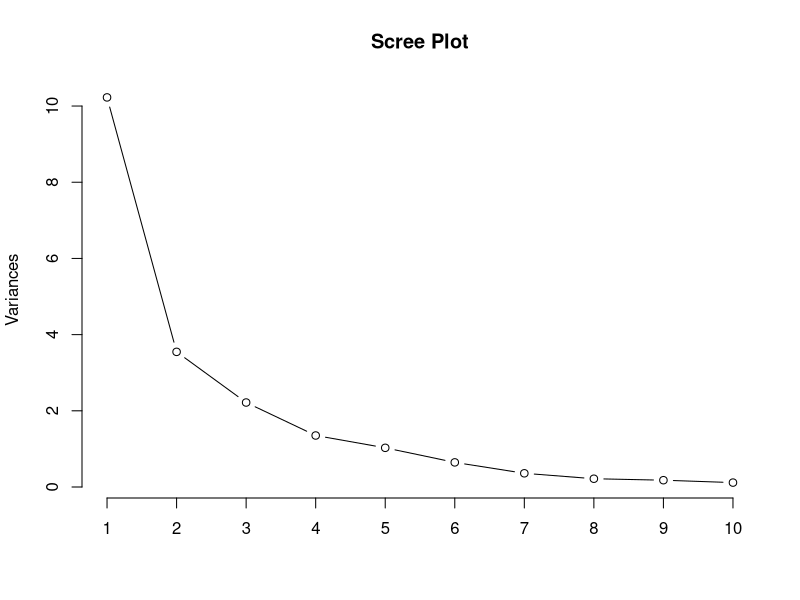
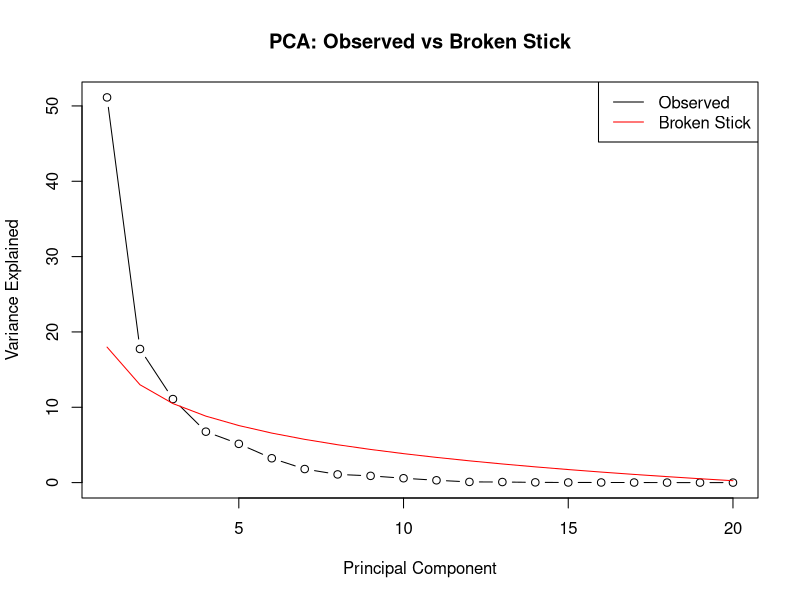
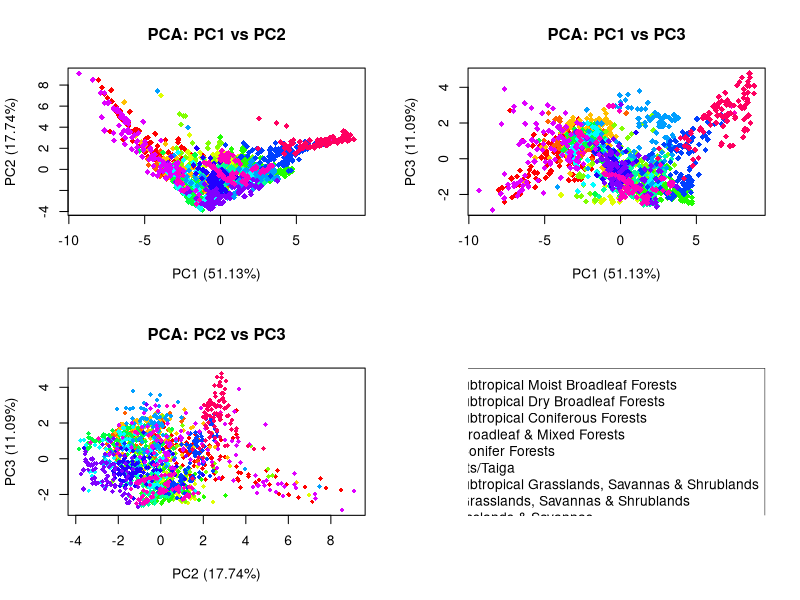
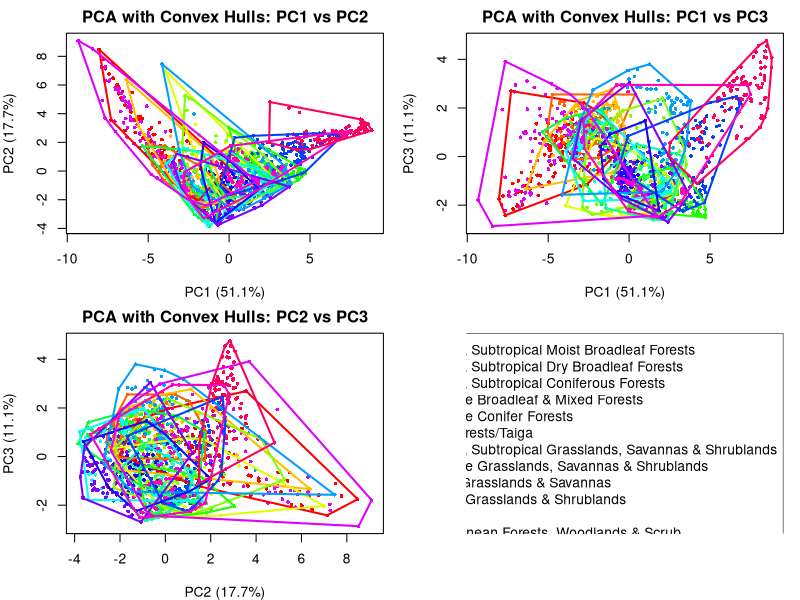
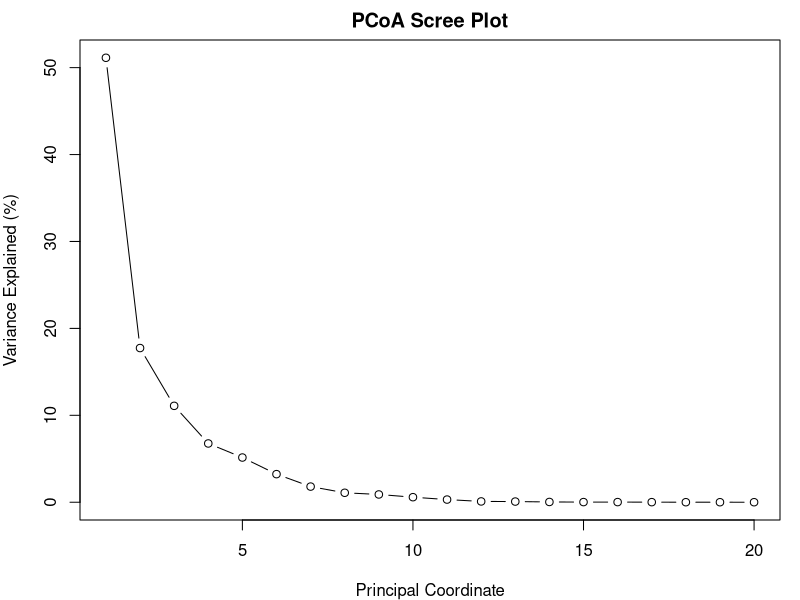
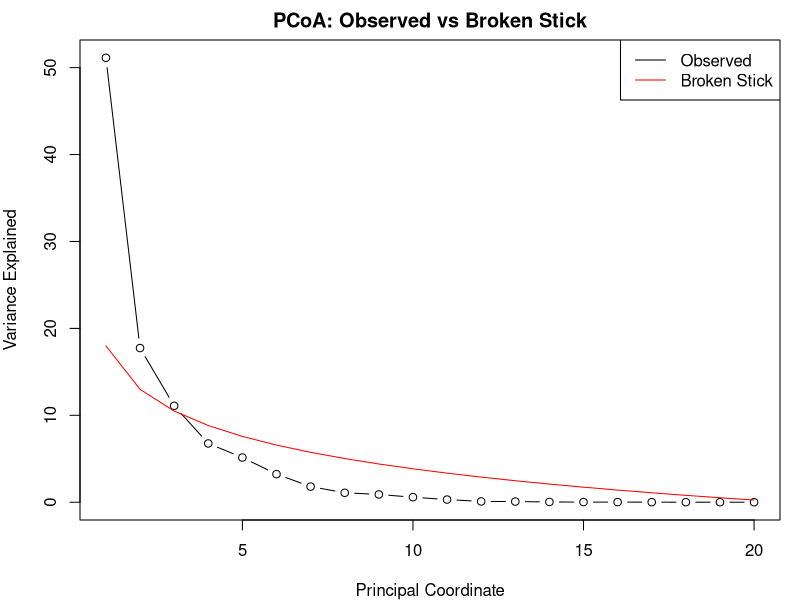
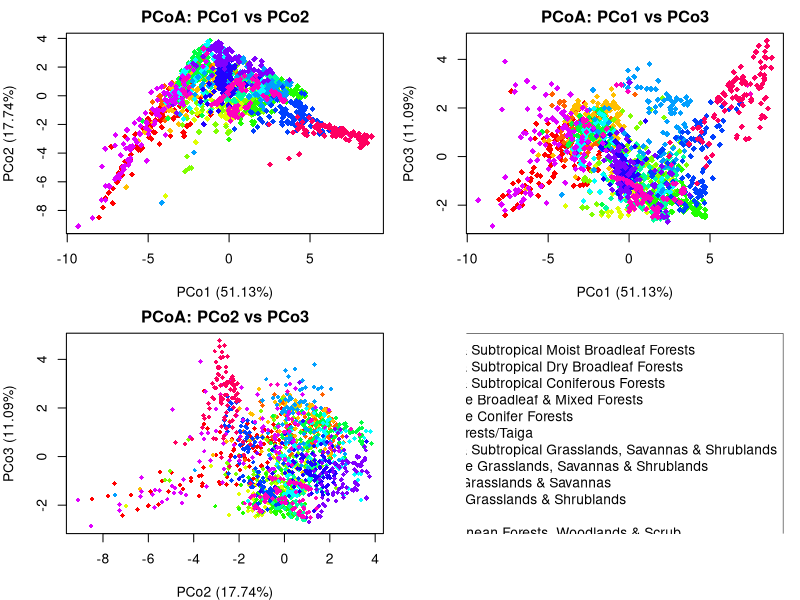
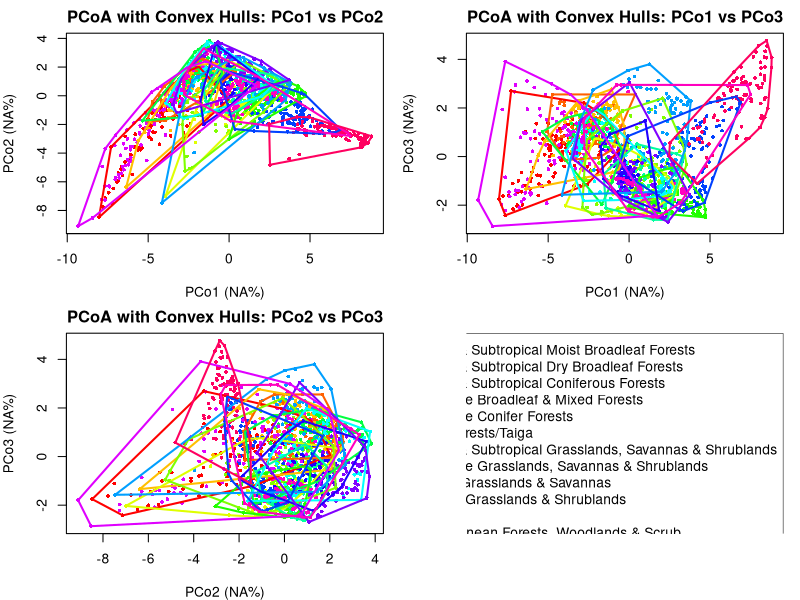

These charts were generated, in order, by the following R code: (Note: a time limit stopped this script after it produced the figures.)
## ---- chunk 1
knitr::opts_chunk$set(echo = TRUE, error = TRUE)
library(vegan)
library(tidyverse)

## ---- chunk 2
# Load the data
biome_data <- read.csv("DATA/BiomeData.csv", row.names = 1)
clim_data <- read.csv("DATA/ClimateData.csv", row.names = 1)

# Merge datasets by ID
data_merged <- merge(biome_data, clim_data, by = "ID")

# Extract environmental variables (bio.1 to Elev)
env_vars <- names(clim_data)[-1]
env_data <- data_merged %>% dplyr::select(all_of(env_vars))

# Check for and remove missing values
env_data <- env_data %>% drop_na()
## ---- chunk 3
# Perform PCA with scaling
env_pca <- prcomp(env_data, scale = TRUE)

# Calculate variance explained
var_exp <- summary(env_pca)$importance[2,]*100
var_cum <- summary(env_pca)$importance[3,]*100

# Create variance table
var_table <- data.frame("Variance_explained" = var_exp, "Cumulative_variance" =var_cum) %>% head(n = 10)
print(var_table)
## ---- chunk 4
# Scree plot
plot(env_pca, type = "lines", main = "Scree Plot")

# Broken stick model function
broken_stick <- function(n) {
  res <- numeric(n)
  for (i in 1:n) {
    res[i] <- (1/n) * sum(1/(i:n))
  }
  return(res*100)
}
expected_var <- broken_stick(20)

# Compare observed vs expected
plot(1:20, var_exp, type = "b",
     xlab = "Principal Component", 
     ylab = "Variance Explained",
     main = "PCA: Observed vs Broken Stick") 
lines(1:20, expected_var, col = "red")
legend("topright", legend = c("Observed", "Broken Stick"),
       col = c("black", "red"), lty = 1)

# Count axes to retain
cat("Number of Principal components to keep (Broken stick method): ", sum(var_exp > expected_var))

## ---- chunk 5
# Extract loadings
pca_loadings <- env_pca$rotation[,1:3]
print(round(pca_loadings, 3))

# Identify top variables for each PC
for (i in 1:3){
  cat("\nPC:",i,"\n")
  top_5 <- pca_loadings[order(abs(pca_loadings[,i]), decreasing = TRUE),i][1:5]
  top_5 <- round(top_5,3)
  print(top_5)
}

## ---- chunk 6
# Extract PC scores
pca_scores <- scores(env_pca, choices = 1:3)

# Create color palette
biomes <- unique(data_merged$BIOME.Name)
colors <- setNames(rainbow(length(biomes)), biomes)

# Plot PC1 vs PC2, PC1 vs PC3, PC2 vs PC3
par(mfrow = c(2, 2))

plot(pca_scores[, 1], pca_scores[, 2],
     col = colors[data_merged$BIOME.Name],
     pch = 18,
     xlab = paste0("PC1 (", round(var_exp[1], 2), "%)"),
     ylab = paste0("PC2 (", round(var_exp[2], 2), "%)"),
     main = "PCA: PC1 vs PC2")

plot(pca_scores[, 1], pca_scores[, 3],
     col = colors[data_merged$BIOME.Name],
     pch = 18,
     xlab = paste0("PC1 (", round(var_exp[1], 2), "%)"),
     ylab = paste0("PC3 (", round(var_exp[3], 2), "%)"),
     main = "PCA: PC1 vs PC3")

plot(pca_scores[, 2], pca_scores[, 3],
     col = colors[data_merged$BIOME.Name],
     pch = 18, cex = 0.8,
     xlab = paste0("PC2 (", round(var_exp[2], 2), "%)"),
     ylab = paste0("PC3 (", round(var_exp[3], 2), "%)"),
     main = "PCA: PC2 vs PC3")
plot.new()
legend("topright", legend = biomes, col = colors, pch = 18)

## ---- chunk 7
# Function to add convex hulls
add_hulls <- function(x, y, groups, colors) {
  unique_groups <- unique(groups)
  for (group in unique_groups) {
    idx <- which(groups == group)
    hull <- chull(x[idx], y[idx])
    polygon(x[idx][hull], y[idx][hull],
            border = colors[group], lwd = 2, col = NA)
  }
}

# Plot with hulls
par(mfrow = c(2, 2), mar = c(4, 4, 2, 1))

# Helper function to plot PCA with hulls
plot_pca <- function(x, y, pc_x, pc_y, label_x, label_y, title) {
  plot(pc_x, pc_y,
       col = colors[x],
       pch = 16, cex = 0.6,
       xlab = paste0(label_x, " (", round(var_exp[as.numeric(sub("PC", "", label_x))], 1), "%)"),
       ylab = paste0(label_y, " (", round(var_exp[as.numeric(sub("PC", "", label_y))], 1), "%)"),
       main = title)
  add_hulls(pc_x, pc_y, x[as.numeric(row.names(env_data))], colors)
}

# PC1 vs PC2
plot_pca(data_merged$BIOME.Name, data_merged$BIOME.Name,
         pca_scores[, 1], pca_scores[, 2],
         "PC1", "PC2", "PCA with Convex Hulls: PC1 vs PC2")

# PC1 vs PC3
plot_pca(data_merged$BIOME.Name, data_merged$BIOME.Name,
         pca_scores[, 1], pca_scores[, 3],
         "PC1", "PC3", "PCA with Convex Hulls: PC1 vs PC3")

# PC2 vs PC3
plot_pca(data_merged$BIOME.Name, data_merged$BIOME.Name,
         pca_scores[, 2], pca_scores[, 3],
         "PC2", "PC3", "PCA with Convex Hulls: PC2 vs PC3")

# Legend
plot.new()
legend("topright", legend = biomes, col = colors, pch = 16)


## ---- chunk 8
# Scale environmental variables
env_data_scaled <- scale(env_data)

# Verify scaling (check means and SDs)
cat("First 10 scaled means: ", round(colMeans(env_data_scaled)[1:10]))

cat("First 10 scaled standard deviations: ", round(apply(env_data_scaled, 2, sd)[1:10]))

## ---- chunk 9
# Calculate distance matrix
dist_matrix <- dist(env_data_scaled, method = "euclidean")

# Display summary statistics
cat("Summary of distance matrix:\n")
print(summary(dist_matrix))

cat("\nDimension of distance matrix:\n")
print(dim(as.matrix(dist_matrix)))

## ---- chunk 10
# Perform PCoA
pcoa <- cmdscale(dist_matrix, k = 20, eig = TRUE)

# Calculate variance explained by positive eigenvalues
pos_eigen_vals <- pcoa$eig[pcoa$eig >= 0][1:20]
var_exp_pcoa <- (pos_eigen_vals/sum(pos_eigen_vals))*100
cum_exp_pcoa <- cumsum(var_exp_pcoa)

# Create variance table
var_table_pcoa <- data.frame("Variance_explained" = var_exp_pcoa, 
                             "Cumulative_explained" = cum_exp_pcoa)

## ---- chunk 11
par(mfrow=c(1,1))
# Scree plot
plot(1:20, var_exp_pcoa[1:20], 
     type = "b",
     main = "PCoA Scree Plot",
     xlab = "Principal Coordinate", 
     ylab = "Variance Explained (%)")

# Broken stick
expected_var_pcoa <- broken_stick(20)

# Compare observed vs expected
plot(1:20, var_exp_pcoa, type = "b",
     xlab = "Principal Coordinate", 
     ylab = "Variance Explained",
     main = "PCoA: Observed vs Broken Stick") 
lines(1:20, expected_var_pcoa, col = "red")
legend("topright", legend = c("Observed", "Broken Stick"),
       col = c("black", "red"), lty = 1)

# Count axes to retain
cat("Number of Principal coordinates to keep (Broken stick method): ", sum(var_exp_pcoa > expected_var_pcoa))



## ---- chunk 12
# Extract PC scores
pcoa_scores <- scores(pcoa, choices = 1:3)

# Plot PCo1 vs PCo2, PCo1 vs PCo3, PCo2 vs PCo3
par(mfrow = c(2, 2))

plot(pcoa_scores[, 1], pcoa_scores[, 2],
     col = colors[data_merged$BIOME.Name],
     pch = 18,
     xlab = paste0("PCo1 (", round(var_exp_pcoa[1], 2), "%)"),
     ylab = paste0("PCo2 (", round(var_exp_pcoa[2], 2), "%)"),
     main = "PCoA: PCo1 vs PCo2")

plot(pcoa_scores[, 1], pcoa_scores[, 3],
     col = colors[data_merged$BIOME.Name],
     pch = 18,
     xlab = paste0("PCo1 (", round(var_exp_pcoa[1], 2), "%)"),
     ylab = paste0("PCo3 (", round(var_exp_pcoa[3], 2), "%)"),
     main = "PCoA: PCo1 vs PCo3")

plot(pcoa_scores[, 2], pcoa_scores[, 3],
     col = colors[data_merged$BIOME.Name],
     pch = 18, cex = 0.8,
     xlab = paste0("PCo2 (", round(var_exp_pcoa[2], 2), "%)"),
     ylab = paste0("PCo3 (", round(var_exp_pcoa[3], 2), "%)"),
     main = "PCoA: PCo2 vs PCo3")
plot.new()
legend("topright", legend = biomes, col = colors, pch = 18)

## ---- chunk 13
# Helper function to plot PCA with hulls
plot_pcoa <- function(x, y, pc_x, pc_y, label_x, label_y, title) {
  plot(pc_x, pc_y,
       col = colors[x],
       pch = 16, cex = 0.6,
       xlab = paste0(label_x, " (", round(var_exp_pcoa[as.numeric(sub("PCo", "", label_x))], 1), "%)"),
       ylab = paste0(label_y, " (", round(var_exp_pcoa[as.numeric(sub("PCo", "", label_y))], 1), "%)"),
       main = title)
  add_hulls(pc_x, pc_y, x[as.numeric(row.names(env_data))], colors)
}

# Plot with convex hulls
par(mfrow = c(2, 2), mar = c(4, 4, 2, 1))

# PC1 vs PC2
plot_pca(data_merged$BIOME.Name, data_merged$BIOME.Name,
         pcoa_scores[, 1], pcoa_scores[, 2],
         "PCo1", "PCo2", "PCoA with Convex Hulls: PCo1 vs PCo2")

# PC1 vs PC3
plot_pca(data_merged$BIOME.Name, data_merged$BIOME.Name,
         pcoa_scores[, 1], pcoa_scores[, 3],
         "PCo1", "PCo3", "PCoA with Convex Hulls: PCo1 vs PCo3")

# PC2 vs PC3
plot_pca(data_merged$BIOME.Name, data_merged$BIOME.Name,
         pcoa_scores[, 2], pcoa_scores[, 3],
         "PCo2", "PCo3", "PCoA with Convex Hulls: PCo2 vs PCo3")

# Legend
plot.new()
legend("topright", legend = biomes, col = colors, pch = 16)

## ---- chunk 14
# Load vegan package
library(vegan)

# Run NMDS for different dimensions
stress_scores <- data.frame("Dimensions" = numeric(),"Stress" = numeric())
for(i in 2:5){
  nmds <- metaMDS(dist_matrix, k = i, trace = FALSE,
                                autotransform = FALSE,
                                trymax = 20)
  stress_scores[i-1,1] <- i
  stress_scores[i-1,2] <- nmds$stress
}

## ---- chunk 15
# Plot stress vs dimensions
plot(stress_scores, type = "b", ylim = c(0, max(stress_scores$Stress)*1.5))

# Add reference lines
abline(h = 0.20, lty = 2)
abline(h = 0.10, lty = 2)
abline(h = 0.05, lty = 2)

# Add labels
text(max(stress_scores$Dimensions), 0.20, pos = 2, "Acceptable (0.20)")
text(max(stress_scores$Dimensions), 0.10, pos = 2, "Good (0.10)")
text(max(stress_scores$Dimensions), 0.05, pos = 2, "Excellent (0.05)")

best_nmds <- metaMDS(dist_matrix, k = 3, trace = FALSE,
                                autotransform = FALSE,
                                trymax = 20)

## ---- chunk 16
# Extract NMDS scores
nmds_scores <- scores(best_nmds, choices = 1:3)

# Plot NMDS1 vs NMDS2, NMDS1 vs NMDS3, NMDS2 vs NMDS3
par(mfrow = c(2, 2))

plot(nmds_scores[, 1], nmds_scores[, 2],
     col = colors[data_merged$BIOME.Name],
     pch = 18,
     xlab = paste0("NMDS1"),
     ylab = paste0("NMDS2"),
     main = "NMDS: NMDS1 vs NMDS2")

plot(nmds_scores[, 1], nmds_scores[, 3],
     col = colors[data_merged$BIOME.Name],
     pch = 18,
     xlab = paste0("NMDS1"),
     ylab = paste0("NMDS3"),
     main = "NMDS: NMDS1 vs NMDS3")

plot(nmds_scores[, 2], nmds_scores[, 3],
     col = colors[data_merged$BIOME.Name],
     pch = 18, cex = 0.8,
     xlab = paste0("NMDS2"),
     ylab = paste0("NMDS3"),
     main = "NMDS: NMDS2 vs NMDS3")
plot.new()
legend("topright", legend = biomes, col = colors, pch = 18)

## ---- chunk 17
# Plot with convex hulls
# Helper function to plot PCA with hulls
plot_nmds <- function(x, y, pc_x, pc_y, label_x, label_y, title) {
  plot(pc_x, pc_y,
       col = colors[x],
       pch = 16, cex = 0.6,
       xlab = label_x,
       ylab = label_y,
       main = title)
  add_hulls(pc_x, pc_y, x[as.numeric(row.names(env_data))], colors)
}

# Plot with convex hulls
par(mfrow = c(2, 2), mar = c(4, 4, 2, 1))

# PC1 vs PC2
plot_nmds(data_merged$BIOME.Name, data_merged$BIOME.Name,
         nmds_scores[, 1], nmds_scores[, 2],
         "NMDS1", "NMDS2", "NMDS with Convex Hulls: NMDS1 vs NMDS2")

# PC1 vs PC3
plot_nmds(data_merged$BIOME.Name, data_merged$BIOME.Name,
         nmds_scores[, 1], nmds_scores[, 3],
         "NMDS1", "NMDS3", "NMDS with Convex Hulls: NMDS1 vs NMDS3")

# PC2 vs PC3
plot_nmds(data_merged$BIOME.Name, data_merged$BIOME.Name,
         nmds_scores[, 2], nmds_scores[, 3],
         "NMDS2", "NMDS3", "NMDS with Convex Hulls: NMDS2 vs NMDS3")

# Legend
plot.new()
legend("topright", legend = biomes, col = colors, pch = 16)

## ---- chunk 18
# K-means on PCA space 
set.seed(123)
kmeans_pca <- kmeans(pca_scores[,1:3], centers = length(biomes), nstart = 20)

# K-means on PCoA space
set.seed(123)
kmeans_pcoa <- kmeans(pcoa_scores[,1:3], centers = length(biomes), nstart = 20)

# K-means on NMDS space (using 5 dimensions)
set.seed(123)
kmeans_nmds <- kmeans(nmds_scores, centers = length(biomes), nstart = 20)

# Summary of results
cat("Summary for kmeans_pca\n")
summary(kmeans_pca)
cat("\nSummary for kmeans_pcoa\n")
summary(kmeans_pcoa)
cat("\nSummary for kmeans_nmdsn\n")
summary(kmeans_nmds)



## ---- chunk 19
par(mfrow = c(3, 2), mar = c(4, 4, 3, 1))

# PCA - original biomes
plot(pca_scores[, 1], pca_scores[, 2],
     col = colors[data_merged$BIOME.Name],
     pch = 16, cex = 0.8,
     xlab = "PC1", ylab = "PC2",
     main = "PCA: Original Biomes")

# PCA - K-means clusters
plot(pca_scores[, 1], pca_scores[, 2],
     col = kmeans_pca$cluster,
     pch = 16, cex = 0.8,
     xlab = "PC1", ylab = "PC2",
     main = "PCA: K-means Clusters")
points(kmeans_pca$centers[, 1], kmeans_pca$centers[, 2],
       pch = 8, cex = 2, lwd = 2, col = "black")

# PCoA - original biomes
plot(pcoa_scores[, 1], pcoa_scores[, 2],
     col = colors[data_merged$BIOME.Name],
     pch = 16, cex = 0.8,
     xlab = "PCo1", ylab = "PCo2",
     main = "PCoA: Original Biomes")

# PCoA - K-means clusters
plot(pcoa_scores[, 1], pcoa_scores[, 2],
     col = kmeans_pcoa$cluster,
     pch = 16, cex = 0.8,
     xlab = "PCo1", ylab = "PCo2",
     main = "PCoA: K-means Clusters")
points(kmeans_pcoa$centers[, 1], kmeans_pcoa$centers[, 2],
       pch = 8, cex = 2, lwd = 2, col = "black")

# NMDS - original biomes
plot(nmds_scores[, 1], nmds_scores[, 2],
     col = colors[data_merged$BIOME.Name],
     pch = 16, cex = 0.8,
     xlab = "NMDS1", ylab = "NMDS2",
     main = "NMDS: Original Biomes")

# NMDS - K-means clusters
plot(nmds_scores[, 1], nmds_scores[, 2],
     col = kmeans_nmds$cluster,
     pch = 16, cex = 0.8,
     xlab = "NMDS1", ylab = "NMDS2",
     main = "NMDS: K-means Clusters")
points(kmeans_nmds$centers[, 1], kmeans_nmds$centers[, 2],
       pch = 8, cex = 2, lwd = 2, col = "black")


## ---- chunk 20
# Test k = 2:15
k_values <- 2:15

# Initialize results
results <- lapply(k_values, function(k) {
  km <- kmeans(pcoa_scores[, 1:3], centers = k, nstart = 20)
  
  # Within-cluster sum of squares
  wss <- km$tot.withinss
  
  # Silhouette score calculation
  clusters <- km$cluster
  sil_scores <- sapply(1:nrow(pcoa_scores), function(i) {
    point <- pcoa_scores[i, 1:3]
    own <- pcoa_scores[clusters == clusters[i], 1:3]
    a <- mean(sqrt(rowSums((t(t(own) - point))^2)))
    
    other_clusters <- setdiff(unique(clusters), clusters[i])
    b <- min(sapply(other_clusters, function(c) {
      other <- pcoa_scores[clusters == c, 1:3]
      mean(sqrt(rowSums((t(t(other) - point))^2)))
    }))
    
    (b - a) / max(a, b)
  })
  
  list(k = k, wss = wss, silhouette = mean(sil_scores))
})

# Extract values
wss <- sapply(results, `[[`, "wss")
silhouette_scores <- sapply(results, `[[`, "silhouette")

# Plot results
par(mfrow = c(1, 2), mar = c(4, 4, 3, 2))

plot(k_values, wss, type = "b", pch = 19, col = "blue",
     xlab = "Number of Clusters (k)",
     ylab = "Total Within-Cluster Sum of Squares",
     main = "Elbow Method")
grid()

plot(k_values, silhouette_scores, type = "b", pch = 19, col = "darkgreen",
     xlab = "Number of Clusters (k)",
     ylab = "Average Silhouette Score",
     main = "Silhouette Method")
abline(h = 0, lty = 2, col = "red")
grid()

## ---- chunk 21
# K-means with optimal k
optimal_k <- 4  

# Run K-means
km_final <- kmeans(pcoa_scores[, 1:3], centers = optimal_k, nstart = 20)

# Visualize clustering result
plot(pcoa_scores[, 1], pcoa_scores[, 2],
     col = km_final$cluster,
     pch = 16,
     xlab = "PCoA Axis 1",
     ylab = "PCoA Axis 2",
     main = paste("K-means Clustering (k =", optimal_k, ")"))

# Compare clusters to actual biomes
actual_biomes <- data_merged$BIOME.Name[as.numeric(row.names(env_data))]
cluster_labels <- km_final$cluster

# Create confusion matrix
conf_matrix <- table(Cluster = cluster_labels, Biome = actual_biomes)
print(conf_matrix)


## ---- chunk 22
# Function to calculate clustering accuracy
calculate_accuracy <- function(cluster_labels, true_labels) {
  # Create confusion matrix
  conf_matrix <- table(cluster_labels, true_labels)
  
  # Match clusters to biomes using majority vote
  correct_matches <- sum(apply(conf_matrix, 1, function(row) max(row)))
  
  # Calculate accuracy
  accuracy <- correct_matches / length(true_labels)
  return(accuracy)
}

# Prepare true labels (subset to match clustering input)
true_biomes <- data_merged$BIOME.Name[as.numeric(row.names(env_data))]

# Calculate accuracies
acc_pca <- calculate_accuracy(kmeans_pca$cluster, data_merged$BIOME.Name[as.numeric(row.names(env_data))])
acc_pcoa <- calculate_accuracy(kmeans_pcoa$cluster, data_merged$BIOME.Name[as.numeric(row.names(env_data))])
acc_nmds <- calculate_accuracy(kmeans_nmds$cluster, data_merged$BIOME.Name[as.numeric(row.names(env_data))])
acc_optimal <- calculate_accuracy(km_final$cluster, data_merged$BIOME.Name[as.numeric(row.names(env_data))])

# Print all results
cat("Clustering Accuracy Results:\n")
cat(" - PCA-based K-means:     ", round(acc_pca * 100, 2), "%\n")
cat(" - PCoA-based K-means:    ", round(acc_pcoa * 100, 2), "%\n")
cat(" - NMDS-based K-means:    ", round(acc_nmds * 100, 2), "%\n")
cat(" - Optimal K-means (PCoA):", round(acc_optimal * 100, 2), "%\n")
